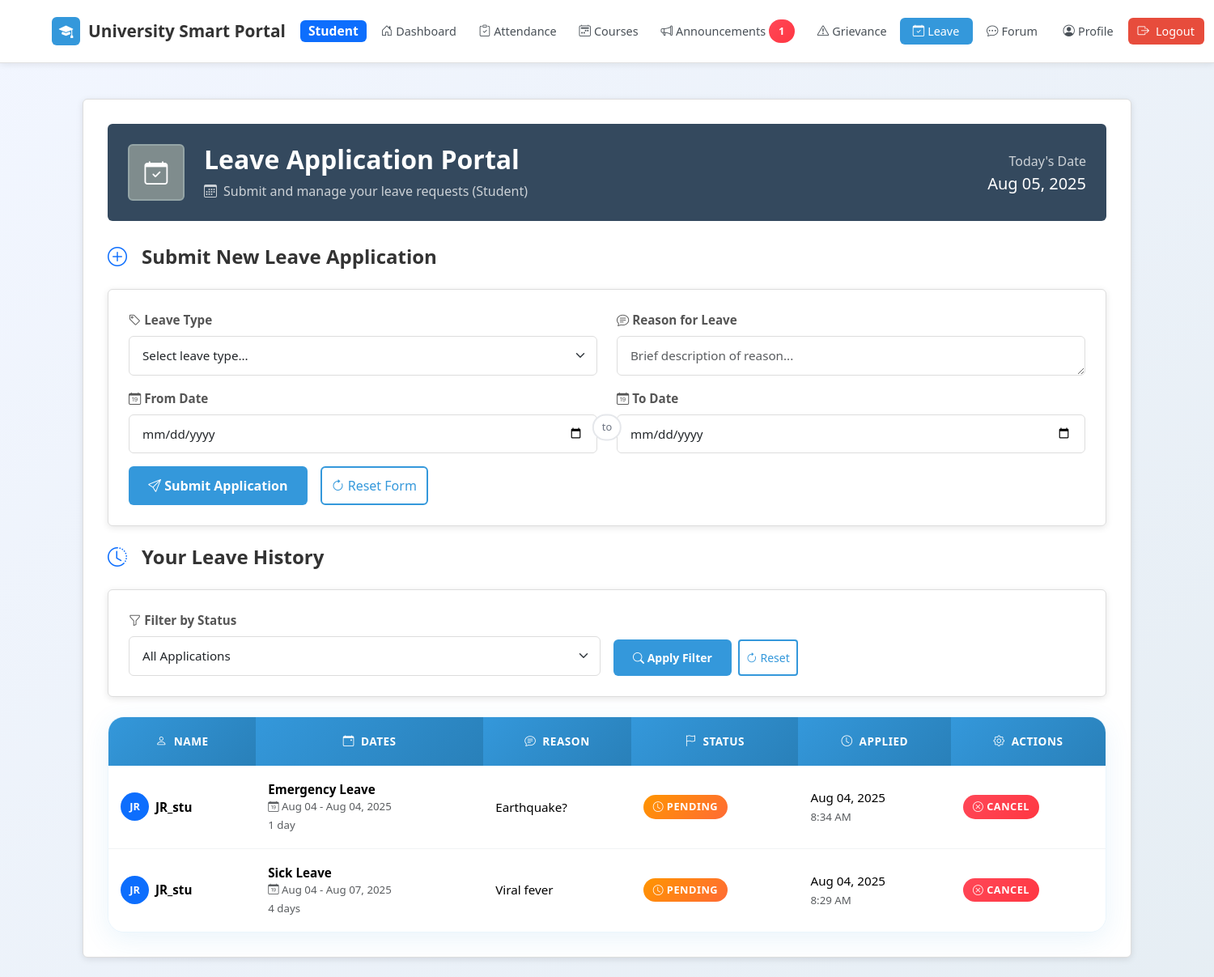
Page /leave_application.php (signed in) on the committed database.
### tables this page shows
CREATE TABLE `leave_applications` (
  `id` int(11) NOT NULL,
  `user_id` int(11) NOT NULL,
  `leave_type` enum('Sick Leave','Casual Leave','Emergency Leave') DEFAULT NULL,
  `from_date` date DEFAULT NULL,
  `to_date` date DEFAULT NULL,
  `reason` text DEFAULT NULL,
  `status` enum('Pending','Approved','Rejected') DEFAULT 'Pending',
  `approver_id` int(11) DEFAULT NULL,
  `applied_on` timestamp NOT NULL DEFAULT current_timestamp(),
  `rejection_reason` text DEFAULT NULL
);

CREATE TABLE `users` (
  `id` int(11) NOT NULL,
  `name` varchar(100) DEFAULT NULL,
  `email` varchar(100) DEFAULT NULL,
  `password` varchar(255) DEFAULT NULL,
  `role` enum('student','faculty','hod') DEFAULT NULL,
  `department` varchar(100) DEFAULT NULL,
  `created_at` timestamp NOT NULL DEFAULT current_timestamp()
);

### leave_application.php (the view, shortened to what this page needs)
<?php
include 'config.php';
$user_id = $_SESSION['user_id'];
$role = $_SESSION['role'];
$unread_announcements = 0;
if ($role === 'student') {
    $unread_announcements_query = "
        SELECT COUNT(*) as count
        FROM announcements a
        LEFT JOIN user_announcement_views uav ON a.id = uav.announcement_id AND uav.user_id = $user_id
        WHERE uav.id IS NULL
        AND a.created_at >= DATE_SUB(NOW(), INTERVAL 30 DAY)
    ";
    $unread_announcements = $conn->query($unread_announcements_query)->fetch_assoc()['count'];
}
$status_filter = $_GET['status'] ?? 'all';
$filter_query = "WHERE l.user_id = $user_id";
$applications = $conn->query("
    SELECT l.*, u.name, u.role, u.department
    FROM leave_applications l
    JOIN users u ON u.id = l.user_id
    $filter_query
    ORDER BY l.applied_on DESC
");
?>
<!DOCTYPE html>
<html lang="en">
<head>
    <link href="https://cdn.jsdelivr.net/npm/bootstrap@5.3.3/dist/css/bootstrap.min.css" rel="stylesheet">
    <link href="https://cdn.jsdelivr.net/npm/bootstrap-icons@1.11.3/font/bootstrap-icons.css" rel="stylesheet">
</head>
<body class="bg-light">
    <nav class="navbar navbar-expand-lg navbar-light py-3">
        <?php if ($role == 'student'): ?>
        <div class="container-fluid custom-navbar-padding">
            <a class="navbar-brand me-1" href="student_dashboard.php">
                <div class="brand-icon">
                    <i class="bi bi-mortarboard-fill"></i>
                </div>
                University Smart Portal
                <span class="badge bg-primary ms-2">Student</span>
            </a>
            <div class="navbar-nav d-none d-lg-flex flex-fill justify-content-center">
                <a class="nav-link" href="student_dashboard.php">
                    <i class="bi bi-house-door me-1"></i>Dashboard
                </a>
                <a class="nav-link" href="student_attendance.php">
                    <i class="bi bi-clipboard-check me-1"></i>Attendance
                </a>
                <a class="nav-link" href="student_course_planner.php">
                    <i class="bi bi-calendar2-week me-1"></i>Courses
                </a>
                <a class="nav-link" href="student_announcements.php">
                    <i class="bi bi-megaphone me-1"></i>Announcements
                    <?php if($unread_announcements > 0): ?>
                        <span class="badge bg-danger ms-1"><?= $unread_announcements ?></span>
                    <?php endif; ?>
                </a>
                <a class="nav-link" href="student_grievance.php">
                    <i class="bi bi-exclamation-triangle me-1"></i>Grievance
                </a>
                <a class="nav-link active" href="leave_application.php">
                    <i class="bi bi-calendar-check me-1"></i>Leave
                </a>
                <a class="nav-link" href="student_forum.php">
                    <i class="bi bi-chat-dots me-1"></i>Forum
                </a>
                <a class="nav-link" href="student_profile.php">
                    <i class="bi bi-person-circle me-1"></i>Profile
                </a>
                <a href="logout.php" class="nav-link logout-btn">
                    <i class="bi bi-box-arrow-right me-2"></i>Logout
                </a>
            </div>
        </div>
        <?php endif; ?>
    </nav>
    <div class="container py-4">
        <div class="leave-card main-container">
            <div class="leave-header">
                <div class="row align-items-center">
                    <div class="col-auto">
                        <div class="user-avatar">
                            <i class="bi bi-calendar-check"></i>
                        </div>
                    </div>
                    <div class="col">
                        <h2 class="mb-2 fw-bold">Leave Application Portal</h2>
                        <p class="mb-0 opacity-75">
                            <i class="bi bi-calendar3 me-2"></i>Submit and manage your leave requests (<?= ucfirst($role) ?>)
                        </p>
                    </div>
                    <div class="col-auto d-none d-md-block">
                        <div class="text-end">
                            <p class="mb-1 opacity-75">Today's Date</p>
                            <h5 class="mb-0"><?= date('M d, Y') ?></h5>
                        </div>
                    </div>
                </div>
            </div>
            <h4 class="section-title">
                <i class="bi bi-plus-circle text-primary me-2"></i>Submit New Leave Application
            </h4>
            <div class="card-glass mb-4">
        <form method="POST">
            <div class="row">
                <div class="col-md-6 mb-3">
                    <label class="form-label">
                        <i class="bi bi-tag"></i> Leave Type
                    </label>
                    <select name="leave_type" class="form-select" required>
                        <option value="">Select leave type...</option>
                    </select>
                </div>
                <div class="col-md-6 mb-3">
                    <label class="form-label">
                        <i class="bi bi-chat-text"></i> Reason for Leave
                    </label>
                    <textarea name="reason" class="form-control" rows="1" placeholder="Brief description of reason..." required></textarea>
                </div>
            </div>
            <div class="row date-range">
                <div class="col-md-6 mb-3">
                    <label class="form-label">
                        <i class="bi bi-calendar-date"></i> From Date
                    </label>
                    <input type="date" name="from_date" class="form-control" required>
                </div>
                <div class="col-md-6 mb-3">
                    <label class="form-label">
                        <i class="bi bi-calendar-date"></i> To Date
                    </label>
                    <input type="date" name="to_date" class="form-control" required>
                </div>
            </div>
            <div class="d-flex gap-3">
                <button type="submit" class="btn btn-primary">
                    <i class="bi bi-send"></i> Submit Application
                </button>
                <button type="reset" class="btn btn-outline-secondary">
                    <i class="bi bi-arrow-clockwise"></i> Reset Form
                </button>
            </div>
        </form>
        </div>
        <h4 class="section-title">
            <i class="bi bi-clock-history text-primary me-2"></i>Your Leave History
        </h4>
        <div class="card-glass mb-4" id="filter-section">
            <form method="GET" class="row g-3 align-items-end" onsubmit="return applyFilterForm(event)">
                <div class="col-md-6">
                    <label class="form-label fw-semibold">
                        <i class="bi bi-funnel me-1"></i>Filter by Status
                    </label>
                    <select name="status" class="form-select" id="statusSelect">
                        <option value="all" <?= $status_filter == 'all' ? 'selected' : '' ?>>All Applications</option>
                    </select>
                </div>
                <div class="col-md-6">
                    <div class="d-flex gap-2">
                        <button type="submit" class="btn btn-primary btn-sm">
                            <i class="bi bi-search"></i> Apply Filter
                        </button>
                        <button type="button" onclick="resetFilter()" class="btn btn-outline-secondary btn-sm">
                            <i class="bi bi-arrow-clockwise"></i> Reset
                        </button>
                    </div>
                </div>
            </form>
        </div>
    <div class="table-container" id="results-section">
        <div class="table-responsive">
            <table class="table">
                <thead>
                    <tr>
                        <th><i class="bi bi-person me-1"></i> Name</th>
                        <th><i class="bi bi-calendar-event me-1"></i> Dates</th>
                        <th><i class="bi bi-chat-text me-1"></i> Reason</th>
                        <th><i class="bi bi-flag me-1"></i> Status</th>
                        <th><i class="bi bi-clock me-1"></i> Applied</th>
                        <th><i class="bi bi-gear me-1"></i> Actions</th>
                    </tr>
                </thead>
                <tbody>
                    <?php if ($applications->num_rows > 0): ?>
                        <?php while($row = $applications->fetch_assoc()): ?>
                            <tr>
                                <td>
                                    <div class="d-flex align-items-center gap-2">
                                        <div class="bg-primary text-white rounded-circle d-flex align-items-center justify-content-center" style="width: 35px; height: 35px; font-size: 0.8rem; font-weight: bold;">
                                            <?= strtoupper(substr($row['name'], 0, 2)) ?>
                                        </div>
                                        <div>
                                            <div class="fw-bold"><?= htmlspecialchars($row['name']) ?></div>
                                        </div>
                                    </div>
                                </td>
                                <td>
                                    <div class="fw-bold"><?= $row['leave_type'] ?></div>
                                    <div class="text-muted small">
                                        <i class="bi bi-calendar-date"></i> <?= date('M d', strtotime($row['from_date'])) ?> - <?= date('M d, Y', strtotime($row['to_date'])) ?>
                                    </div>
                                    <small class="text-muted">
                                        <?php
                                        $days = ceil((strtotime($row['to_date']) - strtotime($row['from_date'])) / (60*60*24)) + 1;
                                        echo $days . ' day' . ($days > 1 ? 's' : '');
                                        ?>
                                    </small>
                                </td>
                                <td>
                                    <div style="max-width: 200px;" title="<?= htmlspecialchars($row['reason']) ?>">
                                        <?= htmlspecialchars($row['reason']) ?>
                                    </div>
                                </td>
                                <td>
                                    <span class="badge bg-<?=
                                        $row['status'] == 'Approved' ? 'success' :
                                        ($row['status'] == 'Rejected' ? 'danger' : 'warning') ?>">
                                        <i class="bi bi-<?= $row['status'] == 'Approved' ? 'check-circle' : ($row['status'] == 'Rejected' ? 'x-circle' : 'clock') ?>"></i>
                                        <?= $row['status'] ?>
                                    </span>
                                </td>
                                <td>
                                    <div><?= date('M d, Y', strtotime($row['applied_on'])) ?></div>
                                    <small class="text-muted"><?= date('g:i A', strtotime($row['applied_on'])) ?></small>
                                </td>
                                <td>
                                    <?php if ($row['status'] === 'Pending'): ?>
                                        <form method="POST" onsubmit="return confirm('Are you sure you want to cancel this leave application?')" class="d-inline">
                                            <button type="submit" class="badge bg-danger badge-button">
                                                <i class="bi bi-x-circle"></i> Cancel
                                            </button>
                                        </form>
                                    <?php else: ?>
                                        <span class="badge bg-secondary">
                                            <i class="bi bi-check2-all"></i> Processed
                                        </span>
                                    <?php endif; ?>
                                </td>
                            </tr>
                        <?php endwhile; ?>
                    <?php endif; ?>
                </tbody>
            </table>
        </div>
        </div>
    </div>
</body>
</html>

### rows in the picture
leave_applications: user.name "JR", user.name "JR_stu", leave_type "Emergency Leave", from_date "Aug 04", to_date "Aug 04, 2025", days "1", reason "Earthquake?", status "PENDING", applied_on "Aug 04, 2025", applied_on "8:34 AM"
leave_applications: user.name "JR", user.name "JR_stu", leave_type "Sick Leave", from_date "Aug 04", to_date "Aug 07, 2025", days "4", reason "Viral fever", status "PENDING", applied_on "Aug 04, 2025", applied_on "8:29 AM"

### other values in the picture
$unread_announcements "1"
$role "Student"
